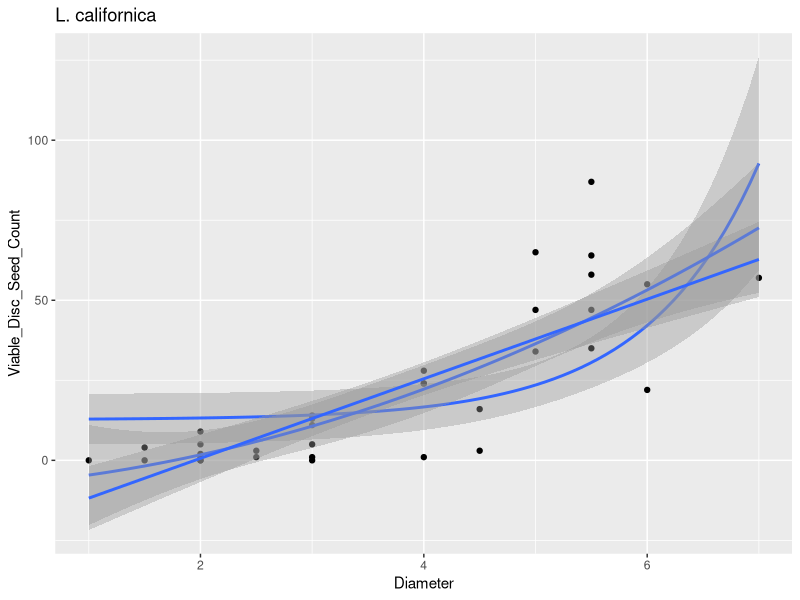
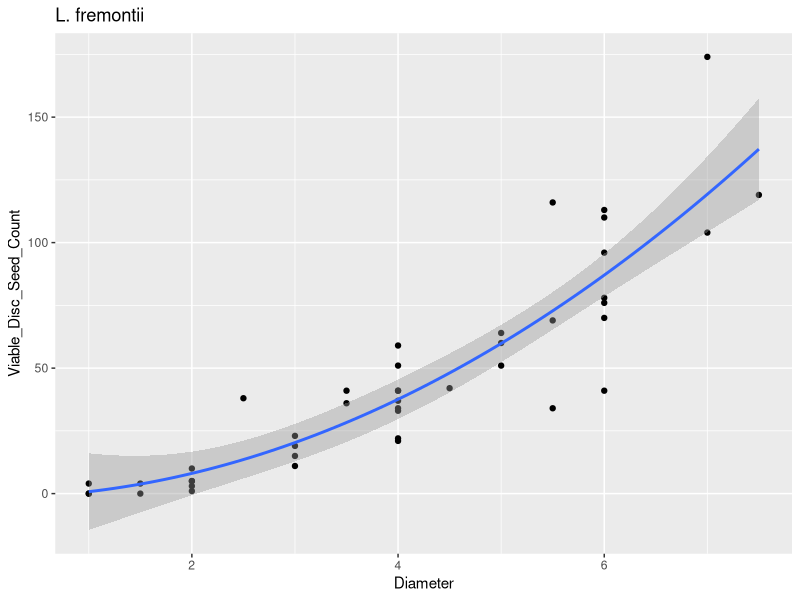
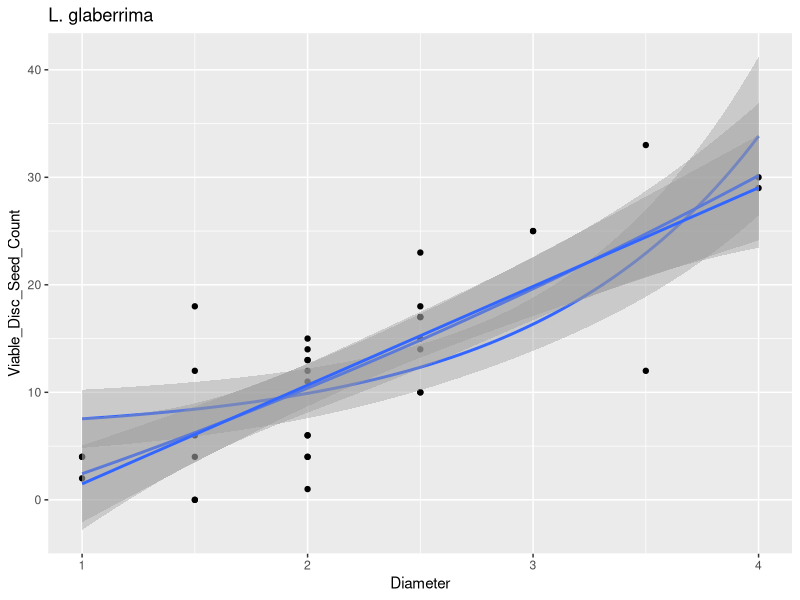

R code for these plots, in order: (Note: this script raises an error after producing the figures.)
### Jepson Prairie Kernel Project May 2018
### Summary Statistical Analysis of Neighbour Plants

## General Experimental Design
# Follows closely the fitness dispersal project. 
# For each species, 10 sets of 2 maternal plants chosen randomly along a 2D transect grid
# Transects were run first along the longest axis of the pool or patch, then along the perpendicular axis. 
# Random 2D point chosen, nearest plant that hadn't dropped seeds yet was chosen.
# Three species total = 20*3 = 60 maternal plants
# surrounding each maternal plant, 5 neighbours chosen. Total of 300 neighbour plants in theory (actually fewer)
# For each neighbour:
# (1) Reproductive biomass, 
# (2) Inflorescense diameter (For single-flower plants)
# (3) 

## Packages
library(tidyverse)

## Set Working Directory
setwd("/Users/Courtney/Documents/2018-Jepson-Data-and-Scripts")

## Read and clean neighbour data
neighb_data <- read.csv("./Field Kernel Data 2018 - Neighbour Data.csv", header = TRUE, na.strings="NA")

# Fix data classes
neighb_data$Number <- as.factor(neighb_data$Number)
neighb_data$Mom <- as.factor(neighb_data$Mom)
neighb_data$Neighbour <- as.factor(neighb_data$Neighbour)
neighb_data$Tube <- as.factor(neighb_data$Tube)
neighb_data$Date_Collected <- as.Date(neighb_data$Date_Collected, "%m/%d/%Y")  
neighb_data$Date_Measured <- as.Date(neighb_data$Date_Measured, "%m/%d/%Y") 
neighb_data$Viable_Ray_Seed_Count <- as.numeric(neighb_data$Viable_Ray_Seed_Count)
neighb_data$Undev_Ray_Seed_Count <- as.numeric(neighb_data$Undev_Ray_Seed_Count)

# Delete empty columns until data entry is complete.
neighb_data$Inflor_Height <- NULL
neighb_data$Branch_Lengths <- NULL
neighb_data$Vegetative_Biomass <- NULL



## Read and clean maternal plant data
mom_data <- read.csv("./Field Kernel Data 2018 - Maternal Plant Data.csv", header = TRUE, na.strings="NA")
mom_data_filt <- filter(mom_data, !is.na(Measure_Date))

## Question 1: How many seeds per inflorescence by size and species?

# Filter out NA rows for Diameter measurements

neighb_data_1flr <- filter(neighb_data, !is.na(Diameter))

# Species-specific data frames
neighb_data_1flr_cal <- filter(neighb_data_1flr, Species == "cal")
neighb_data_1flr_fre <- filter(neighb_data_1flr, Species == "fre")
neighb_data_1flr_gla <- filter(neighb_data_1flr, Species == "gla")

# Plot of viable disc seeds by floral diameter
ggplot(neighb_data_1flr_cal, aes(Diameter, Viable_Disc_Seed_Count)) + 
  geom_point() +
  geom_smooth (method = "lm", formula = y ~ exp(x)) +
  geom_smooth (method = "lm", formula = y ~ x + I(x^2)) +
  geom_smooth (method = "lm", formula = y ~ x) +
  ggtitle("L. californica")

ggplot(neighb_data_1flr_fre, aes(Diameter, Viable_Disc_Seed_Count)) + 
  geom_point() +
  #geom_smooth (method = "lm", formula = y ~ exp(x)) +
  geom_smooth (method = "lm", formula = y ~ x + I(x^2)) +
  #geom_smooth (method = "lm", formula = y ~ x) +
  ggtitle("L. fremontii")

ggplot(neighb_data_1flr_gla, aes(Diameter, Viable_Disc_Seed_Count)) + 
  geom_point() +
  geom_smooth (method = "lm", formula = y ~ exp(x)) +
  geom_smooth (method = "lm", formula = y ~ x + I(x^2)) +
  geom_smooth (method = "lm", formula = y ~ x) +
  ggtitle("L. glaberrima")

## PREDICTION ERROR RATE
## Measuring prediction error rate between the two models - drop 1 cross validation for cal data

# Number of observations total
n_obs <- dim(neighb_data_1flr_cal)[1]

# Number of observations to drop
ndrop <- 1

# Initialize matrices to store predicted data
drop_pred.lm <- matrix(nrow = n_obs, ncol = ndrop)
drop_pred.lm.poly <- matrix(nrow = n_obs, ncol = ndrop)
drop_pred.lm.exp <- matrix(nrow = n_obs, ncol = ndrop)

# Initialize matrix to store observed data
drop_obs <- matrix(nrow = n_obs, ncol = ndrop)

# Iterate through all data points dropping ndrop at a time, then fit model and predict dropped pts
for (i in 1:n_obs){
  if (ndrop == 1){ # drop one data point at a time
    rand_drop <- i
  
    # training dataset
    train_set <- neighb_data_1flr_cal[-rand_drop,]
    
    # testing dataset
    drop_set <- neighb_data_1flr_cal[rand_drop,]
    
    # fit a linear model, a quadratic model, and an exponential model
    cv.lm <- lm(Viable_Disc_Seed_Count ~ Diameter, data=train_set)
    cv.lm.poly <- lm(Viable_Disc_Seed_Count ~ Diameter+I(Diameter^2), data=train_set)
    cv.lm.exp <- lm(Viable_Disc_Seed_Count ~ exp(Diameter), data=train_set)
    
    # predict the dropped values and store them
    dropdf <- data.frame(Diameter=drop_set$Diameter)
    drop_pred.lm[i,] <- predict(cv.lm, dropdf)
    drop_pred.lm.poly[i,] <- predict(cv.lm.poly, dropdf)
    drop_pred.lm.exp[i,] <- predict(cv.lm.exp, dropdf)
    drop_obs[i,] <- drop_set$Viable_Disc_Seed_Count
    
  } else { # more than one point dropped at a time
    rand_drop <- round(runif(ndrop, min=1, max=n_obs))
    
    # all remaining data points are training data set
    train_set <- neighb_data_1flr_cal[-rand_drop,]
    drop_set <- neighb_data_1flr_cal[rand_drop,]
    
    # fit a linear model
    cv.lm <- lm(Viable_Disc_Seed_Count~Diameter,data=train_set)
    cv.lm.poly <- lm(Viable_Disc_Seed_Count~Diameter + I(Diameter^2), data=train_set)
    cv.lm.exp <- lm(Viable_Disc_Seed_Count~exp(Diameter), data=train_set)
    
    # predict the dropped values and store them
    dropdf <- data.frame(Diameter=drop_set$Diameter)
    drop_pred.lm[i,] <- predict(cv.lm, dropdf)
    drop_pred.lm.poly[i,] <- predict(cv.lm.poly, dropdf)
    drop_pred.lm.exp[i,] <- predict(cv.lm.exp, dropdf)
    drop_obs[i,] <- drop_set$Viable_Disc_Seed_Count
  }
}

# Calculate the MSE (CV score) for each model
cal_lm_err <- sum((drop_obs-drop_pred.lm)^2)/n_obs
cal_polylm_err <- sum((drop_obs-drop_pred.lm.poly)^2)/n_obs
cal_explm_err <- sum((drop_obs-drop_pred.lm.exp)^2)/n_obs

# Lowest score means lowest prediction error. Linear model works best here.
cal_lm_err
cal_polylm_err
cal_explm_err


## Drop 1 cross validation for fre data
n_obs <- dim(neighb_data_1flr_fre)[1]
ndrop <- 1

drop_pred.lm <- matrix(nrow = n_obs, ncol = ndrop)
drop_pred.lm.poly <- matrix(nrow = n_obs, ncol = ndrop)
drop_pred.lm.exp <- matrix(nrow = n_obs, ncol = ndrop)

drop_obs <- matrix(nrow = n_obs, ncol = ndrop)

for (i in 1:n_obs){
  if (ndrop == 1){
    # randomly choose one data point to drop
    rand_drop <- i
    
    # all remaining data points are training data set
    train_set <- neighb_data_1flr_fre[-rand_drop,]
    
    drop_set <- neighb_data_1flr_fre[rand_drop,]
    
    # fit a linear model
    cv.lm <- lm(Viable_Disc_Seed_Count ~ Diameter, data=train_set)
    cv.lm.poly <- lm(Viable_Disc_Seed_Count ~ Diameter+I(Diameter^2), data=train_set)
    cv.lm.exp <- lm(Viable_Disc_Seed_Count ~ exp(Diameter), data=train_set)
    
    # predict the dropped values and store them
    dropdf <- data.frame(Diameter=drop_set$Diameter)
    drop_pred.lm[i,] <- predict(cv.lm, dropdf)
    drop_pred.lm.poly[i,] <- predict(cv.lm.poly, dropdf)
    drop_pred.lm.exp[i,] <- predict(cv.lm.exp, dropdf)
    drop_obs[i,] <- drop_set$Viable_Disc_Seed_Count
    
  } else {
    # randomly choose one data point to drop
    rand_drop <- round(runif(ndrop, min=1, max=n_obs))
    
    # all remaining data points are training data set
    train_set <- neighb_data_1flr_fre[-rand_drop,]
    drop_set <- neighb_data_1flr_fre[rand_drop,]
    
    # fit a linear model
    cv.lm <- lm(Viable_Disc_Seed_Count~Diameter,data=train_set)
    cv.lm.poly <- lm(Viable_Disc_Seed_Count~Diameter + I(Diameter^2), data=train_set)
    cv.lm.exp <- lm(Viable_Disc_Seed_Count~exp(Diameter), data=train_set)
    
    # predict the dropped values and store them
    dropdf <- data.frame(Diameter=drop_set$Diameter)
    drop_pred.lm[i,] <- predict(cv.lm, dropdf)
    drop_pred.lm.poly[i,] <- predict(cv.lm.poly, dropdf)
    drop_pred.lm.exp[i,] <- predict(cv.lm.exp, dropdf)
    drop_obs[i,] <- drop_set$Viable_Disc_Seed_Count
  }
}

fre_lm_err <- sum((drop_obs-drop_pred.lm)^2)/n_obs
fre_polylm_err <- sum((drop_obs-drop_pred.lm.poly)^2)/n_obs
fre_explm_err <- sum((drop_obs-drop_pred.lm.exp)^2)/n_obs

# Quadratic model is best
fre_lm_err
fre_polylm_err
fre_explm_err

## Drop 1 cross validation for gla data
n_obs <- dim(neighb_data_1flr_gla)[1]
ndrop <- 1

drop_pred.lm <- matrix(nrow = n_obs, ncol = ndrop)
drop_pred.lm.poly <- matrix(nrow = n_obs, ncol = ndrop)
drop_pred.lm.exp <- matrix(nrow = n_obs, ncol = ndrop)

drop_obs <- matrix(nrow = n_obs, ncol = ndrop)

for (i in 1:n_obs){
  if (ndrop == 1){
    # randomly choose one data point to drop
    rand_drop <- i
    
    # all remaining data points are training data set
    train_set <- neighb_data_1flr_gla[-rand_drop,]
    drop_set <- neighb_data_1flr_gla[rand_drop,]
    
    # fit a linear model
    cv.lm <- lm(Viable_Disc_Seed_Count ~ Diameter, data=train_set)
    cv.lm.poly <- lm(Viable_Disc_Seed_Count ~ Diameter+I(Diameter^2), data=train_set)
    cv.lm.exp <- lm(Viable_Disc_Seed_Count ~ exp(Diameter), data=train_set)
    
    # predict the dropped values and store them
    dropdf <- data.frame(Diameter=drop_set$Diameter)
    drop_pred.lm[i,] <- predict(cv.lm, dropdf)
    drop_pred.lm.poly[i,] <- predict(cv.lm.poly, dropdf)
    drop_pred.lm.exp[i,] <- predict(cv.lm.exp, dropdf)
    drop_obs[i,] <- drop_set$Viable_Disc_Seed_Count
    
  } else {
    # randomly choose one data point to drop
    rand_drop <- round(runif(ndrop, min=1, max=n_obs))
    
    # all remaining data points are training data set
    train_set <- neighb_data_1flr_gla[-rand_drop,]
    drop_set <- neighb_data_1flr_gla[rand_drop,]
    
    # fit a linear model
    cv.lm <- lm(Viable_Disc_Seed_Count~Diameter,data=train_set)
    cv.lm.poly <- lm(Viable_Disc_Seed_Count~Diameter + I(Diameter^2), data=train_set)
    cv.lm.exp <- lm(Viable_Disc_Seed_Count~exp(Diameter), data=train_set)
    
    # predict the dropped values and store them
    dropdf <- data.frame(Diameter=drop_set$Diameter)
    drop_pred.lm[i,] <- predict(cv.lm, dropdf)
    drop_pred.lm.poly[i,] <- predict(cv.lm.poly, dropdf)
    drop_pred.lm.exp[i,] <- predict(cv.lm.exp, dropdf)
    drop_obs[i,] <- drop_set$Viable_Disc_Seed_Count
  }
}

gla_lm_err <- sum((drop_obs-drop_pred.lm)^2)/n_obs
gla_polylm_err <- sum((drop_obs-drop_pred.lm.poly)^2)/n_obs
gla_explm_err <- sum((drop_obs-drop_pred.lm.exp)^2)/n_obs

# Linear model is best
gla_lm_err
gla_polylm_err
gla_explm_err

## PREDICTING MATERNAL PLANT DATA
## Use the winning model for each species to predict number of seeds expected for each maternal plant

# Get diameters for maternal plants to predict number of seeds.
mom_cal <- filter(mom_data_filt, Species == "cal")
mom_fre <- filter(mom_data_filt, Species == "fre")
mom_gla <- filter(mom_data_filt, Species == "gla")

# Fit linear models for each species
cal.lm = lm(Viable_Disc_Seed_Count ~ Diameter, neighb_data_1flr_cal)
fre.lm = lm(Viable_Disc_Seed_Count ~ Diameter, neighb_data_1flr_fre)
gla.lm = lm(Viable_Disc_Seed_Count ~ Diameter, neighb_data_1flr_gla)
cal.lm.poly = lm(Viable_Disc_Seed_Count~Diameter + I(Diameter^2), neighb_data_1flr_cal)
fre.lm.poly = lm(Viable_Disc_Seed_Count~Diameter + I(Diameter^2), neighb_data_1flr_fre)
gla.lm.poly = lm(Viable_Disc_Seed_Count~Diameter + I(Diameter^2), neighb_data_1flr_gla)

# californica - linear model

# predict values
mom_diams_cal <- data.frame(Diameter = mom_cal$Flr_Size_mm)
mom_disc_pred_cal <- as.data.frame(predict(cal.lm, newdata = mom_diams_cal, interval="prediction"))

# add predicted values and standard errors to the data frame
mom_cal_wpred <- mom_cal
mom_cal_wpred$Predicted_Disc_Seed_Count <- mom_disc_pred_cal$fit
mom_cal_wpred$Predicted_Disc_Seed_PI_LWR <- mom_disc_pred_cal$lwr
mom_cal_wpred$Predicted_Disc_Seed_PI_UPR <- mom_disc_pred_cal$upr
mom_cal_wpred

# fremontii - quadratic model

mom_diams_fre <- data.frame(Diameter = mom_fre$Flr_Size_mm)
mom_disc_pred_fre <- as.data.frame(predict(fre.lm.poly, newdata = mom_diams_fre, interval="prediction"))

mom_fre_wpred <- mom_fre
mom_fre_wpred$Predicted_Disc_Seed_Count <- mom_disc_pred_fre$fit
mom_fre_wpred$Predicted_Disc_Seed_PI_LWR <- mom_disc_pred_fre$lwr
mom_fre_wpred$Predicted_Disc_Seed_PI_UPR <- mom_disc_pred_fre$upr
mom_fre_wpred

# glaberrima - linear model

mom_diams_gla <- data.frame(Diameter = mom_gla$Flr_Size_mm)
mom_disc_pred_gla <-  as.data.frame(predict(gla.lm, newdata = mom_diams_gla, interval="prediction"))

mom_gla_wpred <- mom_gla
mom_gla_wpred$Predicted_Disc_Seed_Count <- mom_disc_pred_gla$fit
mom_gla_wpred$Predicted_Disc_Seed_PI_LWR <- mom_disc_pred_fre$lwr
mom_gla_wpred$Predicted_Disc_Seed_PI_UPR <- mom_disc_pred_fre$upr

mom_gla_wpred

# Create modified dataframe with all three species

mom_wpred <- arrange(rbind(mom_cal_wpred,mom_fre_wpred,mom_gla_wpred), Hub)
write.csv(mom_wpred, file = "./maternal_data_with_predictions.csv")

# Create mod dataframe with all three species but BY WHOLE PLANT - ONE ROW PER PLANT INSTEAD OF PER FLOWER

# Reduce so one row per maternal plant
mom_cal_filt <- filter(mom_cal, Flr_ID == 1)
mom_cal_filt$Flr_Size_mm <- NULL

# Sum all inflorescences to find is a total predicted number of seeds for the entire plant
sum_predcount <- as.data.frame(summarize(group_by(mom_cal_wpred,Full_ID), Predicted_Disc_Seed_Count=sum(Predicted_Disc_Seed_Count)))

# Merge the two so we have predicted and found seed counts for each plant
mom_cal_filt2 <- merge(mom_cal_filt, sum_predcount,by="Full_ID")

# Calculate the 'percentage found' for each plant
mom_cal_filt2$Proportion_Found <- mom_cal_filt2$N_Found_Seeds/mom_cal_filt2$Predicted_Disc_Seed_Count

mom_cal_filt2
